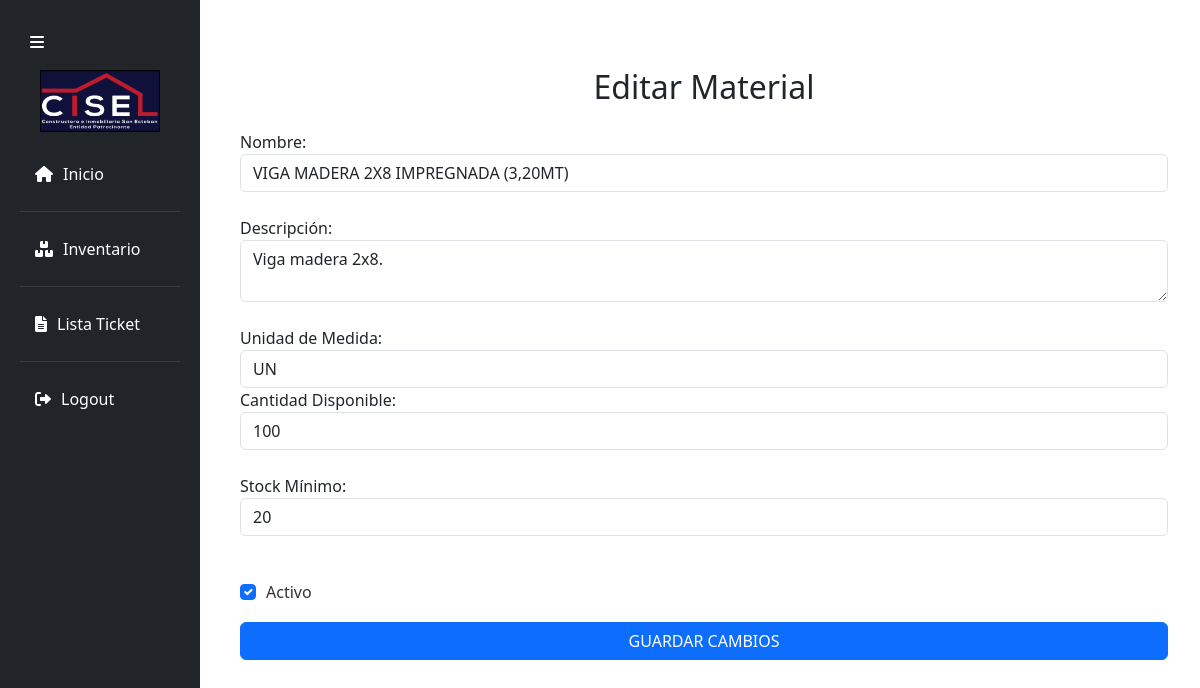
The app's page /editar_material/66/ (signed in), older data.
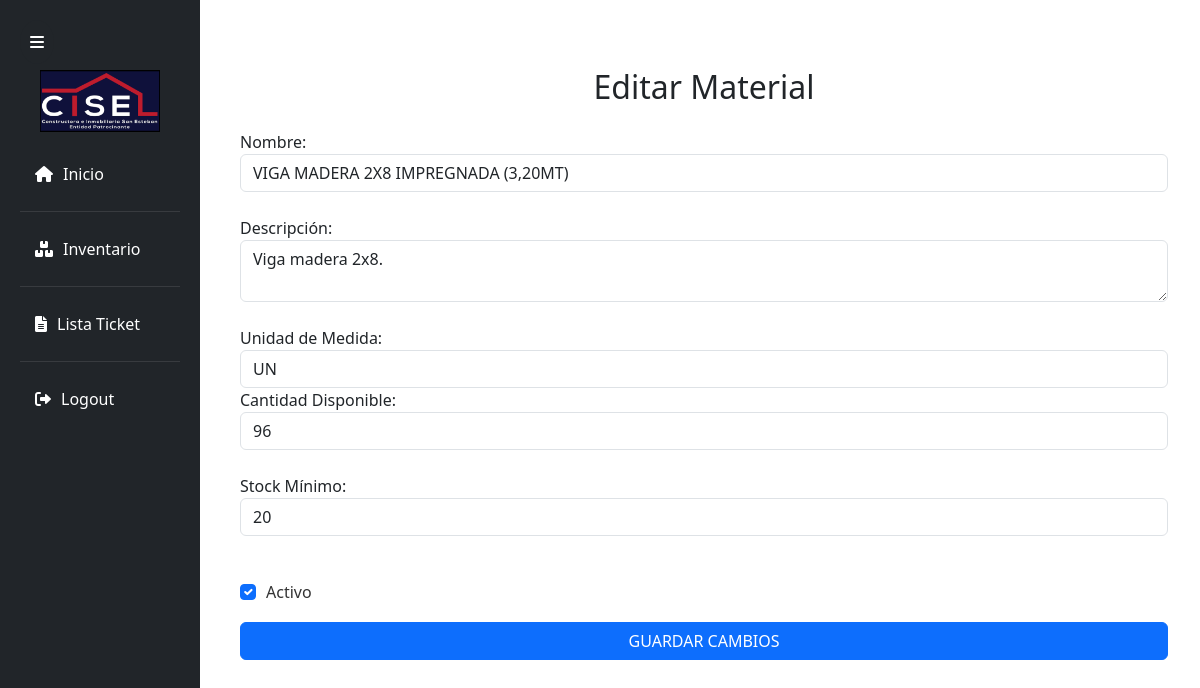
The same page, newer data.
### Polls/models.py (models this page shows, shortened)
class Material(models.Model):
    nombre = models.CharField(max_length=100)
    descripcion = models.TextField(blank=True, null=True)
    unidad_medida = models.ForeignKey('UnidadMedida', on_delete=models.CASCADE)
    cantidad_disponible = models.IntegerField()
    stock = models.IntegerField()
    activo = models.BooleanField(default=True)  # Campo para eliminación lógica

class UnidadMedida(models.Model):
    unidad_medida = models.CharField(max_length=10, choices=[
        ('M2', 'M2'),
        ('UN', 'UN'),
        ('ROLLO', 'ROLLO'),
        ('TARRO', 'TARRO'),
        ('LITRO', 'LITRO'),
    ],
    default='')
    descripcion = models.CharField(max_length=50, blank=True, null=True)
    class Meta:
        unique_together = ('unidad_medida', 'descripcion')  # Evita duplicados

### Polls/views.py (the view)
# urls.py: path('editar_material/<int:material_id>/', views.editar_material, name='editar_material'),
@login_required
@user_passes_test(lambda u: has_role_id(u, JEFE_BODEGA), login_url='/access_denied/')
def editar_material(request, material_id):
    material = get_object_or_404(Material, id=material_id)
    if request.method == 'POST':
        form = MaterialForm(request.POST, instance=material)
        if form.is_valid():
            try:
                updated_material = form.save()
                api_url = f"{settings.API_BASE_URL}/materiales/{material_id}/"
                payload = {
                    "nombre": updated_material.nombre,
                    "descripcion": updated_material.descripcion,
                    "unidad_medida": updated_material.unidad_medida.id,  # Enviar ID de unidad de medida
                    "cantidad_disponible": updated_material.cantidad_disponible,
                    "stock": updated_material.stock,
                    "activo": updated_material.activo
                }
                headers = {'Content-Type': 'application/json'}
                response = requests.patch(api_url, json=payload, headers=headers)
                if response.status_code == 200:
                    actualizar_json_material(updated_material)
                    messages.success(request, 'Material actualizado correctamente en todos los sistemas.')
                else:
                    messages.warning(request, f"Material actualizado localmente, pero hubo un error al actualizar en la API: {response.status_code} - {response.text}")
                return redirect('lista_view')
            except Exception as e:
                messages.error(request, f"Error al actualizar el material: {str(e)}")
        else:
            messages.error(request, f"Errores en el formulario: {form.errors}")
    else:
        form = MaterialForm(instance=material)
    return render(request, 'Modulo_usuario/InventoryView/editar.html', {
        'form': form,
        'material': material
    })

### Polls/forms.py
class MaterialForm(forms.ModelForm):
    unidad_medida = forms.ModelChoiceField(
        queryset=UnidadMedida.objects.all(),
        label="Unidad de Medida",
        widget=forms.Select(attrs={'class': 'form-control'})
    )
    class Meta:
        model = Material
        fields = ['nombre', 'descripcion', 'unidad_medida', 'cantidad_disponible', 'stock', 'activo']
        widgets = {
            'nombre': forms.TextInput(attrs={'class': 'form-control'}),
            'descripcion': forms.Textarea(attrs={'class': 'form-control', 'rows': 3}),
            'cantidad_disponible': forms.NumberInput(attrs={'class': 'form-control'}),
            'stock': forms.NumberInput(attrs={'class': 'form-control'}),
            'activo': forms.CheckboxInput(attrs={'class': 'form-check-input'}),
        }

### Polls/views.py (called while the page is built)
def has_role_id(user, role_id):
    return user.roles.filter(id=role_id).exists()

### Polls/templates/Modulo_usuario/InventoryView/editar.html (shortened to what this page needs)
{% extends 'Modulo_usuario/base/base.html' %}
{% block content %}
<div class="container my-5">
    <h2 class="text-center mb-4">Editar Material</h2>
    <form method="POST">
        <label for="nombre">Nombre:</label>
        <input type="text" id="nombre" name="nombre" class="form-control" value="{{ material.nombre }}" required><br>
        <label for="descripcion">Descripción:</label>
        <textarea id="descripcion" name="descripcion" class="form-control">{{ material.descripcion }}</textarea><br>
        <label for="unidad_medida">Unidad de Medida:</label>
        <select id="unidad_medida" name="unidad_medida" class="form-control" required>
            {% for unidad in form.fields.unidad_medida.queryset %}
                <option value="{{ unidad.id }}" {% if material.unidad_medida.id == unidad.id %}selected{% endif %}>
                     {{ unidad.descripcion }}
                </option>
            {% endfor %}
        </select>
        <label for="cantidad_disponible">Cantidad Disponible:</label>
        <input type="number" id="cantidad_disponible" name="cantidad_disponible" class="form-control" value="{{ material.cantidad_disponible }}" required><br>
        <label for="stock">Stock Mínimo:</label>
        <input type="number" id="stock" name="stock" class="form-control" value="{{ material.stock }}" required><br>
        <div class="form-check">
            <input type="checkbox" id="activo" name="activo" class="form-check-input" value="true" {% if material.activo %}checked{% endif %}>
            <label for="activo" class="form-check-label">Activo</label>
        </div>
        <button type="submit" class="btn btn-primary mt-3">Guardar Cambios</button>
    </form>
</div>
{% endblock %}

Row changes from the older to the newer data that the page shows:
changed Material "VIGA MADERA 2X8 IMPREGNADA (3,20MT)": cantidad_disponible "100" → "96"
